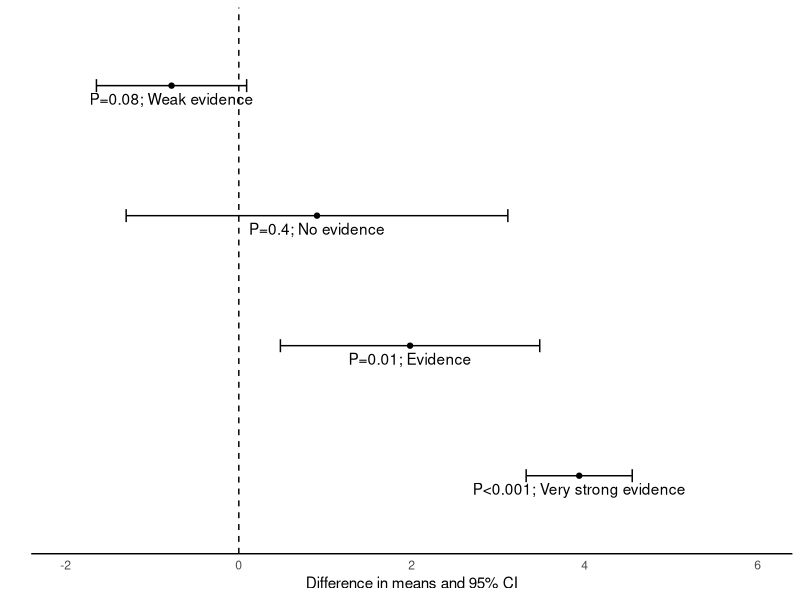

Here is the R script that generated this plot: (Note: this script raises an error after producing the figure.)
## ---- chunk 1
library(flextable)
## ---- chunk 2
#| tbl-cap: Interpretation of P-values

tab4_1 <- tibble::tribble(
    ~`P-value`, ~`Strength of evidence`,
    "<0.001", "Very strong evidence",
    "0.001 to <0.01", "Strong evidence",
    "0.01 to <0.05", "Evidence",
    "0.05 to <0.1", "Weak evidence",
    "≥0.1", "Little or no evidence"
)

flextable(tab4_1, cwidth = c(1.5, 2))

## ---- chunk 3
#| tbl-cap: Comparison of study result with the truth

df <- tibble::tribble(
    ~` `, ~Effect, ~`No effect`,
    "Evidence", "Correct", "ɑ",
    "No evidence", "β", "Correct"
)

flextable(df, cwidth = c(1.5, 1, 1))
## ---- chunk 4
set.seed(8675309)
library(ggplot2)
library(dplyr)

group4 <- data.frame(
    group = 4,
    x = rnorm(65, mean = -1, sd = 4)
)

group3 <- data.frame(
    group = 3,
    x = rnorm(50, mean = 1, sd = 8)
)

group2 <- data.frame(
    group = 2,
    x = rnorm(45, mean = 2, sd = 5.5)
)

group1 <- data.frame(
    group = 1,
    x = rnorm(50, mean = 4, sd = 2)
)

df <- rbind(group1, group2, group3, group4)
df$group <- factor(df$group)

dfsumm <- df |>
    group_by(group) |>
    summarise(
        mean.x = mean(x, na.rm = TRUE),
        sd.x = sd(x, na.rm = TRUE),
        n.x = n()
    ) |>
    mutate(
        se.x = sd.x / sqrt(n.x),
        lower.ci.x = mean.x - qt(1 - (0.05 / 2), n.x - 1) * se.x,
        upper.ci.x = mean.x + qt(1 - (0.05 / 2), n.x - 1) * se.x,
        text = c(
            "P<0.001; Very strong evidence",
            "P=0.01; Evidence",
            "P=0.4; No evidence",
            "P=0.08; Weak evidence"
        )
    )

ggplot(data = dfsumm, aes(x = mean.x, y = group)) +
    geom_errorbar(aes(xmin = lower.ci.x, xmax = upper.ci.x), width = 0.1) +
    geom_point() +
    geom_text(aes(label = text), nudge_y = -0.1) +
    xlim(c(-2, 6)) +
    theme_minimal() +
    theme(
        panel.grid.major = element_blank(), panel.grid.minor = element_blank(),
        axis.line.x = element_line(colour = "black"), axis.text.y = element_blank()
    ) +
    labs(x = "Difference in means and 95% CI", y = "") +
    geom_vline(xintercept = 0, linetype = 2)
## ---- chunk 5
#| tbl-cap: Values indicating no effect

df <- tibble::tribble(
    ~`Type of outcome`, ~`Measure of effect`, ~`Null value`,
    "Continuous", "Difference in means", 0L,
    "Binary", "Difference in proportions", 0L,
    "Binary", "Relative risk", 1L,
    "Binary", "Odds ratio", 1L
)

flextable(df, cwidth = c(1.5, 1.5, 1))
## ---- chunk 6
#| fig-cap: P-value for a 2-tailed test

knitr::include_graphics(here::here("img", "mod04", "two-tailed-test.png"))
